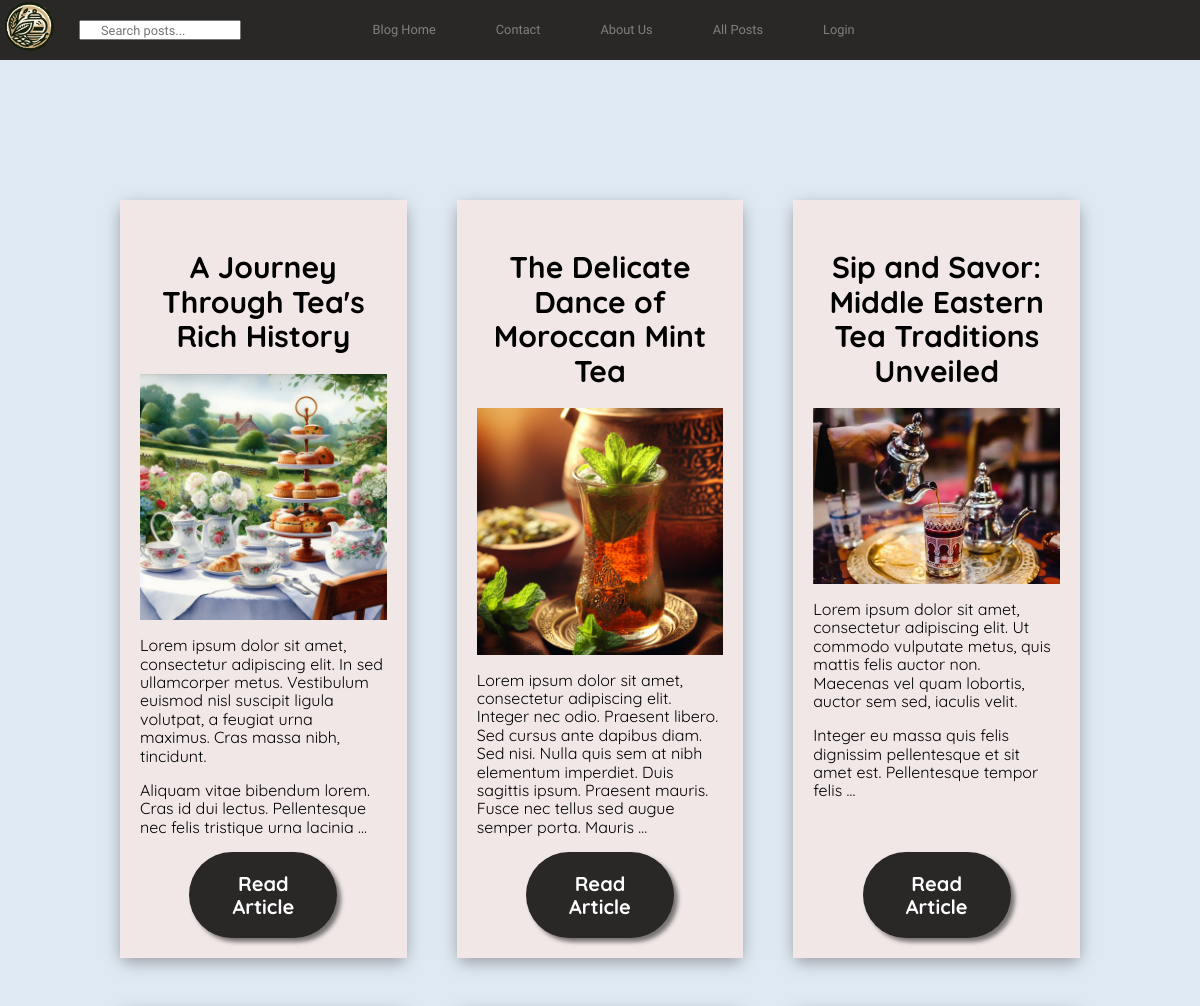
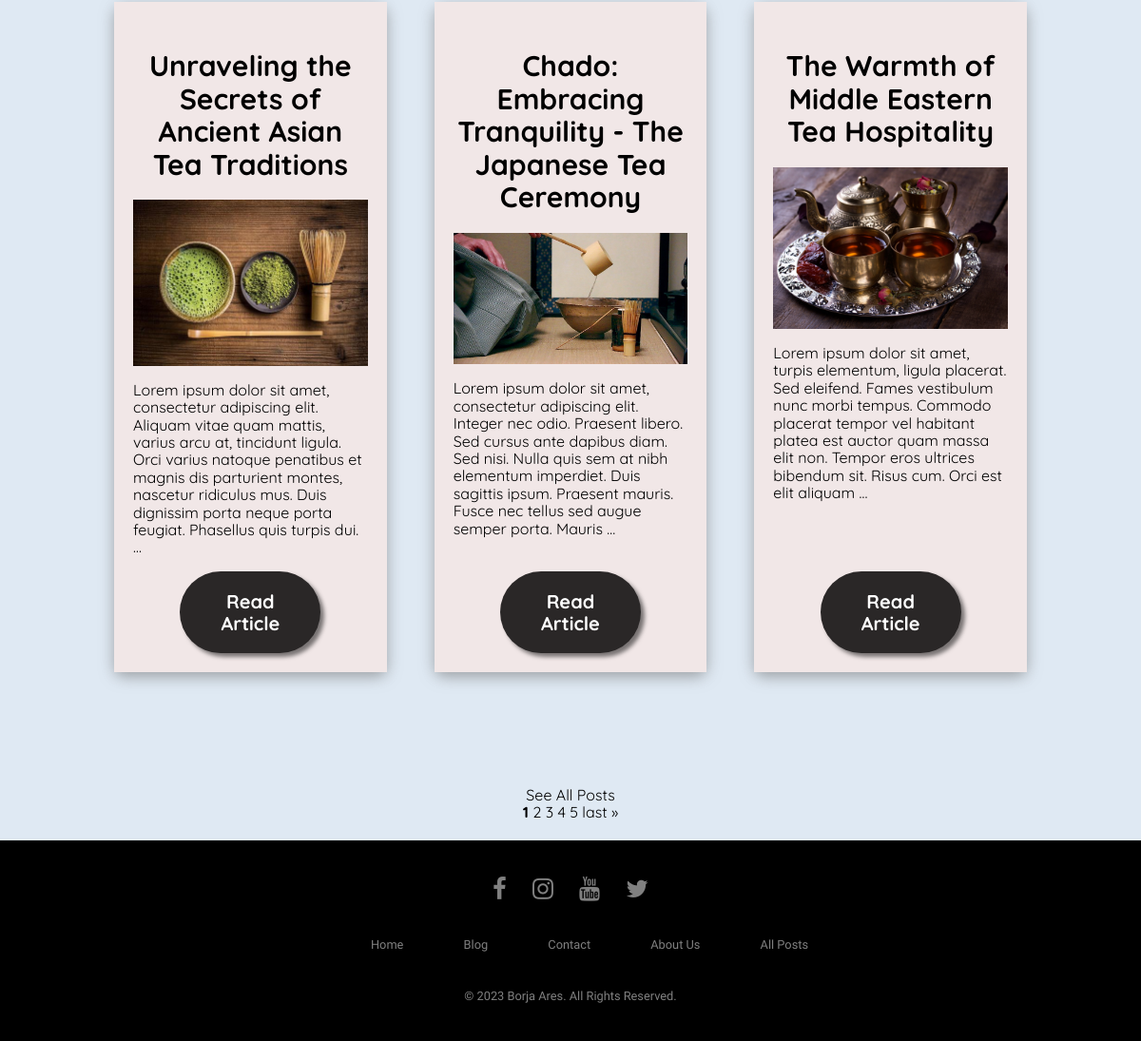
/posts/, run on the app's committed database (2 pictures, top to bottom).
### posts/models.py (models this page shows, shortened)
class Post(models.Model):
    title = models.CharField(max_length=200)
    content = models.TextField()
    date = models.DateTimeField(auto_now_add=True)
    image = models.ImageField(
        upload_to='posts_images',
        blank=True,
        validators=[FileExtensionValidator(allowed_extensions=['jpg', 'jpeg', 'png', 'gif', 'webp'])]  # Add allowed extensions here
    )
    author = models.ForeignKey(User, on_delete=models.CASCADE)

### posts/views.py (the view)
# urls.py: path('posts/', posts_views.BlogHomeView.as_view(), name='blog_home'),
class BlogHomeView(ListView):
    model = Post
    template_name = 'blog_home.html'
    context_object_name = 'posts'
    paginate_by = 6
    ordering = ['-date']

### posts/templates/blog_home.html (shortened to what this page needs)
{% extends 'base.html' %}
{% block main %}
<main>
    <div class="blog-container">
        {% for post in posts %}
            <div class="blog" id="">
                <div class="post__content">
                    <h3 class="post__title">{{ post.title }}</h3>
                    {% if post.image %}
                        <img src="{{ post.image.url }}" alt="{{ post.title }}" class="image">
                    {% endif %}
                    <article class="text-left">{{ post.content|truncatewords:40|safe }}</article>
                    <a href="{% url 'post_detail' post.id %}" class="post__button blog__post__button">Read Article</a>
                </div>
            </div>
        {% endfor %}
    </div>
    <div class="">
        <a href="{% url 'all_posts' %}" class="all_posts-link">See All Posts</a>
    </div>
    <div class="pagination">
        <span class="step-links">
            {% if posts %}
                {% for num in page_obj.paginator.page_range %}
                    {% if num == page_obj.number %}
                        <span class="current-page"><strong>{{ num }}</strong></span>
                    {% else %}
                        <a href="?page={{ num }}">{{ num }}</a>
                    {% endif %}
                {% endfor %}
                {% if page_obj.has_next %}
                    <a href="?page={{ page_obj.paginator.num_pages }}">last »</a>
                {% endif %}
            {% else %}
                    <p>No posts available.</p>
            {% endif %}
        </span>
    </div>
</main>
{% endblock %}

### utilities/templates/base.html (shortened to what this page needs)
{% load social_share %}
{% load static %}
<!DOCTYPE html>
<html lang="en">
    <head>
        <link rel="stylesheet" href="https://cdnjs.cloudflare.com/ajax/libs/font-awesome/4.7.0/css/font-awesome.min.css">
        <link rel="stylesheet" href="{% static 'css/main.css' %}">
        <link rel="stylesheet" href="{% static 'css/normalize.css' %}">
    </head>
    <body>
        {% block header %}
            <header class="header header-footer-common header-fixed">
                <section class="top-nav row">
                    <div>
                        <a href="/">
                            <img class="logo-img" src="../../media/images/logo2.png" alt="logo">
                        </a>
                    </div>
                    <div>
                        <form method="GET" action="{% url 'search_results' %}">
                            <input  class="search-input" type="text" name="q" placeholder="Search posts..." formnovalidate>
                        </form>
                    </div>
                    <ul class="menu">
                        <li><a href="{% url 'blog_home' %}">Blog Home</a></li>
                        <li><a href="{% url 'contact' %}">Contact</a></li>
                        <li><a href="{% url 'about_us' %}">About Us</a></li>
                        <li><a href="{% url 'all_posts' %}">All Posts</a></li>
                        {% if user.is_authenticated %}
                          <li><a href="{% url 'logout' %}">Logout</a></li>
                        {% else %}
                          <li><a href="{% url 'login' %}">Login</a></li>
                        {% endif %}
                </ul>
              </section>
            </header>
        {% endblock %}
        {% block main %}
        {% endblock %}
        {% block footer %}
        <footer>
            <div class="footer header-footer-common">
                <div class="row">
                    <a href="https://www.facebook.com/DiscoverTeas/"><i class="fa fa-facebook"></i></a>
                    <a href="https://www.instagram.com/tastycuppa/"><i class="fa fa-instagram"></i></a>
                    <a href="https://www.youtube.com/watch?v=Yx8EmMuMjgM"><i class="fa fa-youtube"></i></a>
                    <a href="https://twitter.com/tea"><i class="fa fa-twitter"></i></a>
                </div>
                <div class="row">
                    <ul>
                        <li><a href="/">Home</a></li>
                        <li><a href="{% url 'blog_home' %}">Blog</a></li>
                        <li><a href="{% url 'contact' %}">Contact</a></li>
                        <li><a href="{% url 'about_us' %}">About Us</a></li>
                        <li><a href="{% url 'all_posts' %}">All Posts</a></li>
                    </ul>
                </div>
                <div class="row">
                    © 2023 Borja Ares. All Rights Reserved.
                </div>
            </div>
        </footer>
        {% endblock %}
    </body>
</html>

### static/css/globals.css (style rules this page uses)
:root { --light-orange: rgb(217, 151, 86); --lighter-grey: rgb(200, 200, 200); --light-grey: rgb(175, 175, 175); --medium-grey: rgb(150, 150, 150); --dark-grey: rgb(100, 100, 100); --black: rgb(42, 39, 39); --orange: rgb(217, 151, 86); --light-black: rgb(42, 39, 39); --lighter-grey: rgb(241, 231, 231); --light-grey: rgb(211, 211, 211); --white: rgb(255, 255, 255); --black: rgb(0, 0, 0); --bluish-grey: #dfe9f3; --header: 'Dancing Script', cursive; --content: 'Quicksand', sans-serif; }
html { font-size: 62.5%; box-sizing: border-box; }
*, *:before, *:after { box-sizing: inherit; }
a { text-decoration: none; color: inherit; }
body { font-size: 1.6rem; background-color: var(--bluish-grey); text-align: center; font-family: var(--content); padding-top: 8rem; }
.text-left { text-align: left; }
.image { width: 100%; object-fit: contain; }
.blog { background-color: var(--lighter-grey); box-shadow: 0px 5px 15px 0px rgba(112,112,112,0.59); border-radius: 1rem; margin: 1rem; max-width: 100rem; }
@media (min-width: 768px) { .blog { margin: 2rem; } }
.post__title { font-size: 2rem; margin-bottom: 2rem; }
@media (min-width: 768px) { .post__title { font-size: 3rem; } }
@media (min-width: 1023px) { .post__title { font-size: 3rem; } }
.post__button { display: block; background-color: var(--light-black); color: var(--white); padding: 2rem; border-radius: 5rem; border: none; margin: 0 auto; margin-top: 1rem; box-shadow: 4px 4px 4px rgba(0, 0, 0, 0.5); font-weight: 800; font-size: 2rem; }

### static/css/blog.css (style rules this page uses)
.blog-container { display: grid; grid-template-columns: 1fr; gap: 1rem; }
@media (min-width: 768px) { .blog-container { display: grid; grid-template-columns: 1fr 1fr; gap: 1rem; margin: 2rem; } }
@media (min-width: 1023px) { .blog-container { display: grid; grid-template-columns: 1fr 1fr 1fr; margin: 10rem; } }
.post__content { display: flex; flex-direction: column; justify-content: space-between; height: 100%; padding: 2rem; background-color: var(--lighter-grey); }
.blog__post__button { margin-top: auto; width: 100%; }
@media (min-width: 1023px) { .blog__post__button { width: 60%; } }
.pagination { margin-bottom: 2rem; }

### static/css/header_and_footer.css (style rules this page uses)
.header-footer-common { font-family: 'Play', sans-serif; text-align:center; padding:20px 0; }
.header-footer-common .row { width:100%; color: rgb(128, 128, 128); font-size:0.8em; }
.header-footer-common .row a { text-decoration:none; color: rgb(128, 128, 128); transition:0.5s; }
.header-footer-common .row ul { width:100%; }
.header-footer-common .row ul li { display:inline-block; margin:0 30px; }
.top-nav { display: flex; flex-direction: row; align-items: center; justify-content: space-between; padding-right: 1em; }
.menu { list-style-type: none; margin: 0; padding: 0; display: flex; justify-content: center; }
@media (min-width: 1024px) { .menu { padding-right: 23rem; } }
.menu > li { overflow: hidden; }
.header-fixed { position: fixed; top: 0; width: 100%; z-index: 100; background-color: var(--light-black); }
.logo-img { position: absolute; top: 1px; left: 5px; border-radius: 50%; width: 50px; height: 50px; }
.search-input { padding: 0 20px; margin-left: 5rem; max-width: 60%; height: 2rem; }
.footer { background:#000; text-align:center; margin-top: 2rem; }
.footer .row { margin:1% 0; padding:0.6% 0; }
.footer .row a i { font-size:2em; margin:0 1%; }

### data on the page
Post: title "A Journey Through Tea's Rich History", image (picture), content "Lorem ipsum dolor sit amet, consectetur adipiscing elit. In sed ullamcorper metus. Vestibulum euismod nisl suscipit ligula volutpat, a feugiat urna maximus. Cras massa nibh, tincidunt. Aliquam vitae bibendum lorem. Cras id dui lectus. Pellentesque nec felis tristique urna lacinia …"
Post: title "The Delicate Dance of Moroccan Mint Tea", image (picture), content "Lorem ipsum dolor sit amet, consectetur adipiscing elit. Integer nec odio. Praesent libero. Sed cursus ante dapibus diam. Sed nisi. Nulla quis sem at nibh elementum imperdiet. Duis sagittis ipsum. Praesent mauris. Fusce nec tellus sed augue semper porta. Mauris …"
Post: title "Sip and Savor: Middle Eastern Tea Traditions Unveiled", image (picture), content "Lorem ipsum dolor sit amet, consectetur adipiscing elit. Ut commodo vulputate metus, quis mattis felis auctor non. Maecenas vel quam lobortis, auctor sem sed, iaculis velit. Integer eu massa quis felis dignissim pellentesque et sit amet est. Pellentesque tempor felis …"
Post: title "Unraveling the Secrets of Ancient Asian Tea Traditions", image (picture), content "Lorem ipsum dolor sit amet, consectetur adipiscing elit. Aliquam vitae quam mattis, varius arcu at, tincidunt ligula. Orci varius natoque penatibus et magnis dis parturient montes, nascetur ridiculus mus. Duis dignissim porta neque porta feugiat. Phasellus quis turpis dui. …"
Post: title "Chado: Embracing Tranquility - The Japanese Tea Ceremony", image (picture), content "Lorem ipsum dolor sit amet, consectetur adipiscing elit. Integer nec odio. Praesent libero. Sed cursus ante dapibus diam. Sed nisi. Nulla quis sem at nibh elementum imperdiet. Duis sagittis ipsum. Praesent mauris. Fusce nec tellus sed augue semper porta. Mauris …"
Post: title "The Warmth of Middle Eastern Tea Hospitality", image (picture), content "Lorem ipsum dolor sit amet, turpis elementum, ligula placerat. Sed eleifend. Fames vestibulum nunc morbi tempus. Commodo placerat tempor vel habitant platea est auctor quam massa elit non. Tempor eros ultrices bibendum sit. Risus cum. Orci est elit aliquam …"

### other printed values
{{ num }} "1"
{{ num }} "2" "3" "4" "5"
